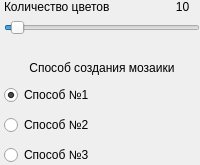
                <widget class="QWidget" name="color_numbers_coloring_method_page">
                 <property name="sizePolicy">
                  <sizepolicy hsizetype="Expanding" vsizetype="Expanding">
                   <horstretch>0</horstretch>
                   <verstretch>0</verstretch>
                  </sizepolicy>
                 </property>
                 <layout class="QVBoxLayout" name="verticalLayout_5">
                  <property name="spacing">
                   <number>0</number>
                  </property>
                  <property name="leftMargin">
                   <number>0</number>
                  </property>
                  <property name="topMargin">
                   <number>0</number>
                  </property>
                  <property name="rightMargin">
                   <number>0</number>
                  </property>
                  <property name="bottomMargin">
                   <number>0</number>
                  </property>
                  <item>
                   <layout class="QGridLayout" name="gridLayout_2" columnstretch="9,9,4">
                    <property name="leftMargin">
                     <number>4</number>
                    </property>
                    <property name="rightMargin">
                     <number>0</number>
                    </property>
                    <property name="spacing">
                     <number>6</number>
                    </property>
                    <item row="2" column="0" colspan="3">
                     <spacer name="verticalSpacer_4">
                      <property name="orientation">
                       <enum>Qt::Vertical</enum>
                      </property>
                      <property name="sizeType">
                       <enum>QSizePolicy::Fixed</enum>
                      </property>
                      <property name="sizeHint" stdset="0">
                       <size>
                        <width>20</width>
                        <height>20</height>
                       </size>
                      </property>
                     </spacer>
                    </item>
                    <item row="0" column="0" colspan="2">
                     <widget class="QLabel" name="colors_count_label">
                      <property name="sizePolicy">
                       <sizepolicy hsizetype="Preferred" vsizetype="Fixed">
                        <horstretch>0</horstretch>
                        <verstretch>0</verstretch>
                       </sizepolicy>
                      </property>
                      <property name="text">
                       <string>Количество цветов</string>
                      </property>
                     </widget>
                    </item>
                    <item row="3" column="0" colspan="3">
                     <layout class="QVBoxLayout" name="verticalLayout_3">
                      <property name="spacing">
                       <number>10</number>
                      </property>
                      <item>
                       <widget class="QLabel" name="colors_count_methods_label">
                        <property name="sizePolicy">
                         <sizepolicy hsizetype="Preferred" vsizetype="Fixed">
                          <horstretch>0</horstretch>
                          <verstretch>0</verstretch>
                         </sizepolicy>
                        </property>
                        <property name="text">
                         <string>Способ создания мозаики</string>
                        </property>
                        <property name="alignment">
                         <set>Qt::AlignCenter</set>
                        </property>
                       </widget>
                      </item>
                      <item>
                       <widget class="QRadioButton" name="first_colors_count_method_radio_button">
                        <property name="text">
                         <string>Способ №1</string>
                        </property>
                        <property name="checked">
                         <bool>true</bool>
                        </property>
                       </widget>
                      </item>
                      <item>
                       <widget class="QRadioButton" name="second_colors_count_method_radio_button">
                        <property name="text">
                         <string>Способ №2</string>
                        </property>
                       </widget>
                      </item>
                      <item>
                       <widget class="QRadioButton" name="third_colors_count_method_radio_button">
                        <property name="text">
                         <string>Способ №3</string>
                        </property>
                       </widget>
                      </item>
                     </layout>
                    </item>
                    <item row="1" column="0" colspan="3">
                     <widget class="QSlider" name="colors_count_slider">
                      <property name="minimum">
                       <number>2</number>
                      </property>
                      <property name="maximum">
                       <number>255</number>
                      </property>
                      <property name="pageStep">
                       <number>1</number>
                      </property>
                      <property name="value">
                       <number>10</number>
                      </property>
                      <property name="orientation">
                       <enum>Qt::Horizontal</enum>
                      </property>
                     </widget>
                    </item>
                    <item row="0" column="2">
                     <widget class="QLabel" name="colors_count_value_label">
                      <property name="text">
                       <string>10</string>
                      </property>
                      <property name="textFormat">
                       <enum>Qt::PlainText</enum>
                      </property>
                      <property name="alignment">
                       <set>Qt::AlignCenter</set>
                      </property>
                     </widget>
                    </item>
                   </layout>
                  </item>
                 </layout>
                </widget>
